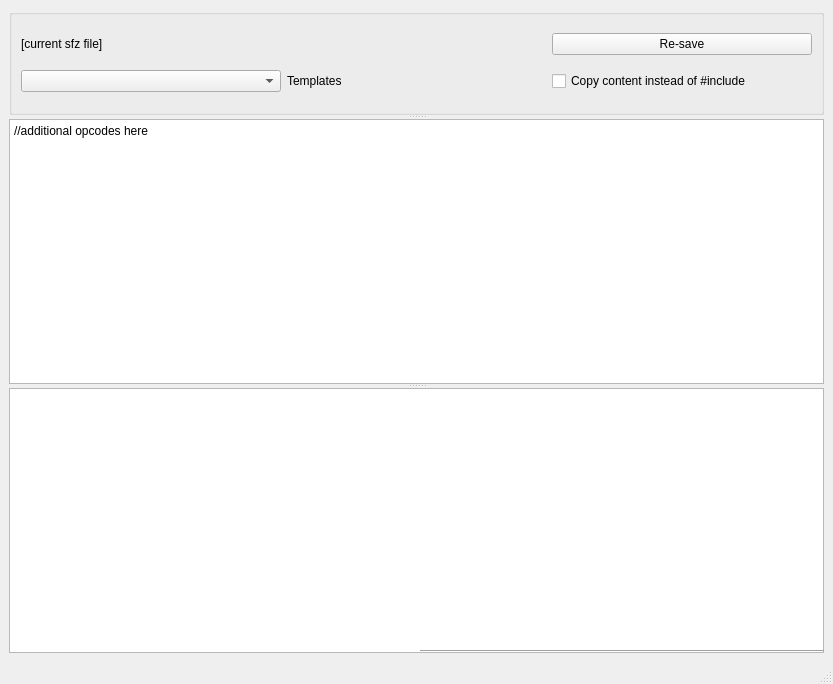
<?xml version="1.0" encoding="UTF-8"?>
<ui version="4.0">
 <class>MainWindow</class>
 <widget class="QMainWindow" name="MainWindow">
  <property name="geometry">
   <rect>
    <x>0</x>
    <y>0</y>
    <width>833</width>
    <height>684</height>
   </rect>
  </property>
  <property name="windowTitle">
   <string>sfzlink</string>
  </property>
  <widget class="QWidget" name="centralwidget">
   <layout class="QGridLayout" name="gridLayout">
    <item row="0" column="0" rowspan="2" colspan="2">
     <widget class="QSplitter" name="splitter">
      <property name="orientation">
       <enum>Qt::Vertical</enum>
      </property>
      <widget class="QGroupBox" name="groupBox">
       <property name="sizePolicy">
        <sizepolicy hsizetype="Minimum" vsizetype="Minimum">
         <horstretch>0</horstretch>
         <verstretch>0</verstretch>
        </sizepolicy>
       </property>
       <property name="title">
        <string/>
       </property>
       <layout class="QGridLayout" name="gridLayout_2">
        <property name="sizeConstraint">
         <enum>QLayout::SetMinimumSize</enum>
        </property>
        <item row="0" column="0">
         <widget class="QLabel" name="lblSfz">
          <property name="sizePolicy">
           <sizepolicy hsizetype="Minimum" vsizetype="Minimum">
            <horstretch>0</horstretch>
            <verstretch>0</verstretch>
           </sizepolicy>
          </property>
          <property name="text">
           <string>[current sfz file]</string>
          </property>
         </widget>
        </item>
        <item row="1" column="0">
         <widget class="QComboBox" name="cbxTemplate"/>
        </item>
        <item row="1" column="1">
         <widget class="QLabel" name="label">
          <property name="text">
           <string>Templates</string>
          </property>
         </widget>
        </item>
        <item row="1" column="2">
         <widget class="QCheckBox" name="chkInclude">
          <property name="text">
           <string>Copy content instead of #include</string>
          </property>
         </widget>
        </item>
        <item row="0" column="2">
         <widget class="QPushButton" name="pbnSave">
          <property name="sizePolicy">
           <sizepolicy hsizetype="Minimum" vsizetype="Fixed">
            <horstretch>0</horstretch>
            <verstretch>0</verstretch>
           </sizepolicy>
          </property>
          <property name="text">
           <string>Re-save</string>
          </property>
         </widget>
        </item>
       </layout>
      </widget>
      <widget class="QPlainTextEdit" name="txtOpcodes">
       <property name="sizePolicy">
        <sizepolicy hsizetype="Expanding" vsizetype="Expanding">
         <horstretch>0</horstretch>
         <verstretch>0</verstretch>
        </sizepolicy>
       </property>
       <property name="plainText">
        <string>//additional opcodes here</string>
       </property>
       <property name="tabStopWidth">
        <number>20</number>
       </property>
      </widget>
      <widget class="QTreeView" name="treeSfz">
       <property name="sizePolicy">
        <sizepolicy hsizetype="Expanding" vsizetype="Expanding">
         <horstretch>0</horstretch>
         <verstretch>0</verstretch>
        </sizepolicy>
       </property>
       <property name="sortingEnabled">
        <bool>true</bool>
       </property>
       <attribute name="headerDefaultSectionSize">
        <number>300</number>
       </attribute>
      </widget>
     </widget>
    </item>
    <item row="1" column="1">
     <widget class="Line" name="line">
      <property name="orientation">
       <enum>Qt::Horizontal</enum>
      </property>
     </widget>
    </item>
   </layout>
  </widget>
  <widget class="QMenuBar" name="menubar">
   <property name="geometry">
    <rect>
     <x>0</x>
     <y>0</y>
     <width>833</width>
     <height>32</height>
    </rect>
   </property>
  </widget>
  <widget class="QStatusBar" name="statusbar"/>
 </widget>
 <resources/>
 <connections/>
</ui>
